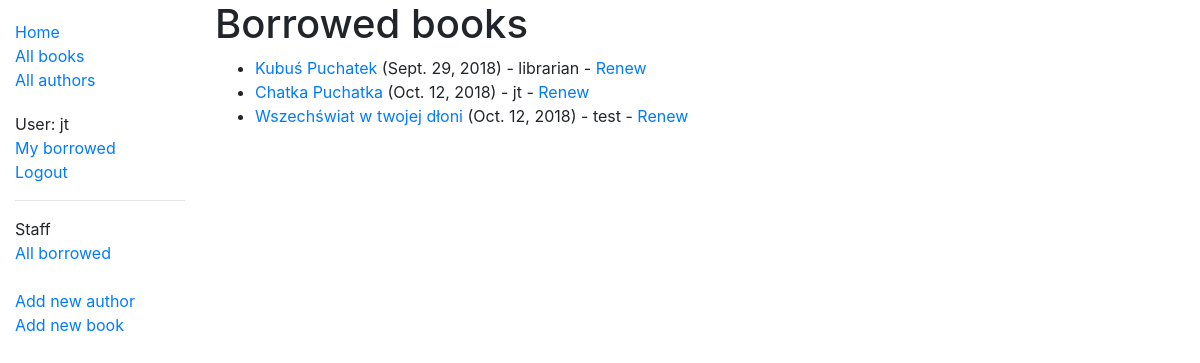
Page /catalog/borrowed/ (signed in) on the committed database.
### catalog/models.py (models this page shows, shortened)
class BookInstance(models.Model):
    id = models.UUIDField(primary_key=True, default=uuid.uuid4, help_text='Unique ID for this particular book across whole library')
    book = models.ForeignKey('Book', on_delete=models.SET_NULL, null=True)
    imprint = models.CharField(max_length=200)
    due_back = models.DateField(null=True, blank=True)
    borrower = models.ForeignKey(User, on_delete=models.SET_NULL, null=True)
    @property
    def is_overdue(self):
        if self.due_back and date.today() > self.due_back:
            return True
        return False
    LOAN_STATUS = (
        ('m', 'Maintenance'),
        ('o', 'On loan'),
        ('a', 'Available'),
        ('r', 'Reserved'),
    )
    status = models.CharField(
        max_length=1,
        choices=LOAN_STATUS,
        blank=True,
        default='m',
        help_text='Book availability',
    )
    class Meta:
        ordering = ['due_back']
        permissions = (("can_mark_returned", "Set book as returned"),)

class Book(models.Model):
    title = models.CharField(max_length=200)
    author = models.ForeignKey('Author', on_delete=models.SET_NULL, null=True)
    summary = models.TextField(max_length=1000, help_text='Enter a brief description of the book')
    isbn = models.CharField('ISBN', max_length=13, help_text='13 Character <a href="https://www.isbn-international.org/content/what-isbn">ISBN number</a>')
    genre = models.ManyToManyField(Genre, help_text='Select a genre for this book')
    language = models.ManyToManyField(Language, help_text='Select a language for this book')
    def display_genre(self):
        """Create a string for the Genre. This is required to display genre in Admin."""
        return ', '.join(genre.name for genre in self.genre.all()[:3])
    display_genre.short_description = 'Genre' #Jt. (??)

### catalog/views.py (the view)
# urls.py: path('borrowed/', views.LoanedBooksListView.as_view(), name='borrowed'),
class LoanedBooksListView(PermissionRequiredMixin, generic.ListView):
    permission_required = 'catalog.can_mark_returned'
    model = BookInstance
    template_name ='catalog/bookinstance_list_borrowed.html'
    paginate_by = 10
    def get_queryset(self):
     return BookInstance.objects.filter(status__exact='o').order_by('due_back')

### catalog/templates/catalog/bookinstance_list_borrowed.html
{% extends "base_generic.html" %}
{% block content %}
    <h1>Borrowed books</h1>
    {% if bookinstance_list %}
    <ul>
      {% for bookinst in bookinstance_list %}
      <li class="{% if bookinst.is_overdue %}text-danger{% endif %}">
        <a href="{% url 'book-detail' bookinst.book.pk %}">{{bookinst.book.title}}</a> ({{ bookinst.due_back }}) {% if user.is_staff %}- {{ bookinst.borrower }}{% endif %} {% if perms.catalog.can_mark_returned %}- <a href="{% url 'renew-book-librarian' bookinst.id %}">Renew</a> {% endif %}
      </li>
      {% endfor %}
    </ul>
    {% else %}
      <p>There are no books borrowed.</p>
    {% endif %}
{% endblock %}

### catalog/templates/base_generic.html (shortened to what this page needs)
<!DOCTYPE html>
<html lang="en">
<head>
  <link rel="stylesheet" href="https://stackpath.bootstrapcdn.com/bootstrap/4.1.3/css/bootstrap.min.css">
  {% load static %}
  <link rel="stylesheet" href="{% static 'css/styles.css' %}">
</head>
<body>
  <div class="container-fluid">
    <div class="row">
      <div class="col-sm-2">
      {% block sidebar %}
        <ul class="sidebar-nav">
          <li><a href="{% url 'index' %}">Home</a></li>
          <li><a href="{% url 'books' %}">All books</a></li>
          <li><a href="{% url 'authors' %}">All authors</a></li>
        </ul>
        <ul class="sidebar-nav">
           {% if user.is_authenticated %}
            <li>User: {{ user.get_username }}</li>
            <li><a href="{% url 'my-borrowed' %}">My borrowed</a></li>
            <li><a href="{% url 'logout'%}?next={{request.path}}">Logout</a></li>
           {% else %}
            <li><a href="{% url 'login'%}?next={{request.path}}">Login</a></li>
           {% endif %}
           {% if user.is_staff %}
                <hr>
                Staff
                <li><a href="{% url 'borrowed' %}">All borrowed</a></li>
                <br>
                <li><a href="{% url 'author_create' %}">Add new author</a></li>
                <li><a href="{% url 'book_create' %}">Add new book</a></li>
            {% endif %}
        </ul>
      {% endblock %}
      </div>
      <div class="col-sm-10 ">{% block content %}{% endblock %}</div>
    </div>
  </div>
</body>
</html>

### catalog/static/css/styles.css (style rules this page uses)
.sidebar-nav { margin-top: 20px; padding: 0; list-style: none; }

### rows in the picture
BookInstance: book "Kubuś Puchatek", due_back "Sept. 29, 2018", borrower "librarian"
BookInstance: book "Chatka Puchatka", due_back "Oct. 12, 2018", borrower "jt"
BookInstance: book "Wszechświat w twojej dłoni", due_back "Oct. 12, 2018", borrower "test"

### other values in the picture
{{ user.get_username }} "jt"
